Frame 1 (no input): blank canvas, image omitted
Frame 60 (the mouse pressed at the canvas centre just before this capture): blank canvas, image omitted
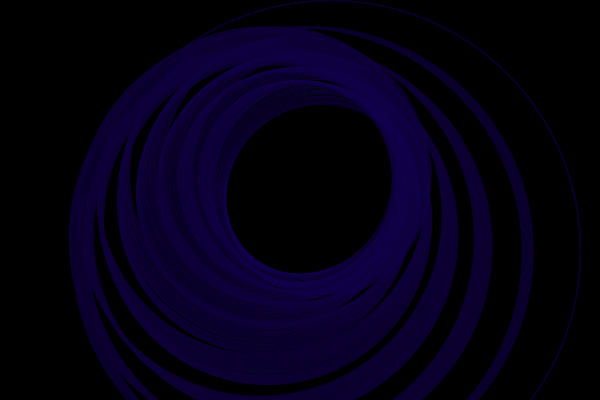
Frame 120 (the mouse held since frame 60 and released just before this capture)

The Processing sketch whose frames 1 and 60 were blank and that drew this single picture after the mouse press (run headless with seeded random() and noise(); from frame 60 on, the mouse is pressed at the canvas centre):

// Processing sketch: processing_83421
// ── processing_83421.pde

float angle = 10;
void setup() {
  size(600, 400);

  int counter = 0;
  while (counter < 10) {                             // Like an 'if' statement
    println(counter);
    counter++;
    background(0);
  }
}


void draw() {
  noFill(); 
  stroke(0);
  rectMode(CENTER);          // centers the rectangle
  colorMode(HSB);
  translate(width/2, height/2);
  int counter =10;
  while (counter<20) {
     if (mousePressed)
      stroke(180, 255, counter*4); 
    ellipse (30, 50, 500, 500);
    rotate(radians(angle));       /// Rotate
    scale(0.90, 0.90);
                 // colour of the type //counter changes the colour


    counter++;
  }

  angle+=0.2;
}









// this is a loop, repeats the image 10 times, seb showed us how to do that
